Frame 1 (no input): blank canvas, image omitted
Frame 60 (no input): blank canvas, image omitted
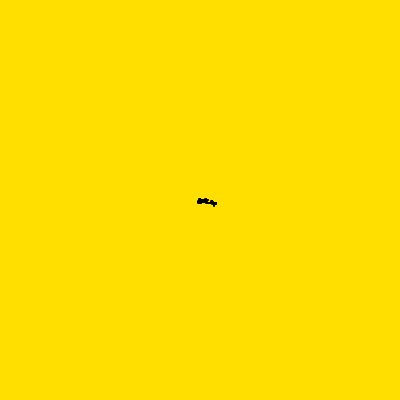
Frame 120 (the mouse pressed at the canvas centre since frame 60)

The p5.js sketch whose frames 1 and 60 were blank and that drew this single picture after the mouse press (run headless with seeded random() and noise() and a simulated clock; from frame 60 on, the mouse is pressed at the canvas centre):

// p5.js sketch
// ── sketch.js
let walker;
let i = 0;
function setup() {
  createCanvas(400, 400);
  background(255,223,0);
  walker = new Walker()
}

//The two questions that I’ll ask over and over again throughout this book: 
//How do you define the rules that govern the behavior of your objects?
//How do you implement these rules in code?

function draw() {
  /*if (i % 100 === 0){
    walker = new Walker();
  }*/
  
  if (random(1) < 0.01){
    print("Killed old walker.")
    print("Lasted", i, "frames!")
    walker = new Walker();
    print("say hi to new guy")
  }
  
  walker.show();
  walker.step();
  i += 1

}
// ── Walker.js
class Walker{
  constructor(){
    
    this.x = width/2
    this.y = height/2
  }
  
  show() {
    //strokeWeight(1)
    //fill(72, 247, 249)
    fill(0)
    ellipse(this.x, this.y, 1);
    
    //stroke(0)
    //point(this.x, this.y)
  }
  
    step() {
    //0, 1, 2, or 3. The random choice determines the step.
    let step = [1,1,1,1]
    //let x_step = 1;
    //let y_step = x_step;
    //let irregular_step = 1;
    let probs = [0.4, 0.2, 0.2, 0.2]
    let choice = random(1);
    
    if (choice >= 0 && choice <= probs[0]) {
      this.x += step[0];
    } else if (choice <= (probs[0] + probs[1]) ) {
      this.x -= step[1];
    } else if (choice <= (probs[0] + probs[1] + probs[2])) {
      this.y += step[2];
    } else if (choice <= 1){
      this.y -= step[3];
    } else{
      print("Error");
    }
  }
  
  
}
